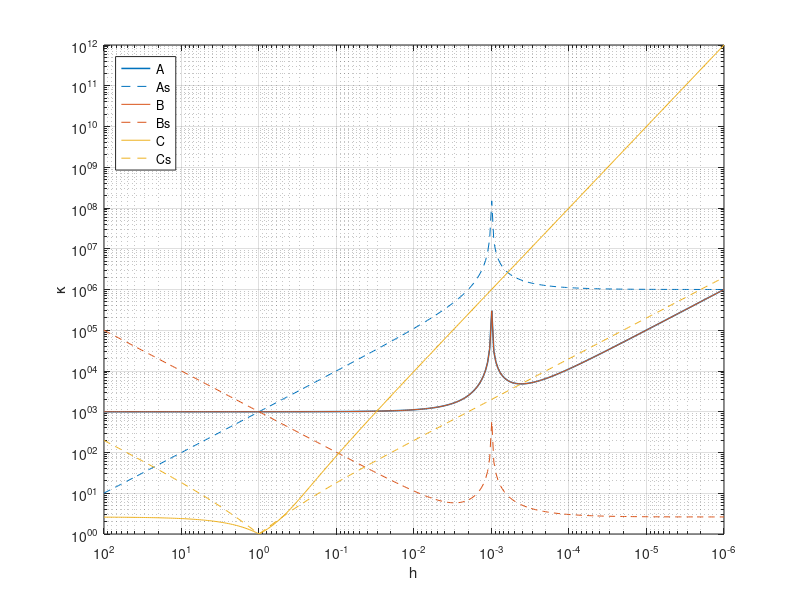

The MATLAB script that drew this image:
close all
clear variables
clc
a = 1000;
n = 300;
Aconds1 = nan(n, 1);
Aconds2 = nan(n, 1);
Aconds3 = nan(n, 1);
Aconds4 = nan(n, 1);
Bconds1 = nan(n, 1);
Bconds2 = nan(n, 1);
hs = logspace(2, -6, n);
for i = 1 : n
    h = hs(i);
    A1 = [1/h-1, -1; -a, 1];
    Aconds1(i) = cond(A1);
    A2 = [1-h, -h; -a, 1];
    Aconds2(i) = cond(A2);
    A3 = [1/h-1, -a; -1, 1];
    Aconds3(i) = cond(A3);
    A4 = [1-h, -h*a; -1, 1];
    Aconds4(i) = cond(A4);
    B1 = [1/h-1, -1; 1, 0];
    Bconds1(i) = cond(B1);
    B2 = [1-h, -h; 1, 0];
    Bconds2(i) = cond(B2);
end
col=lines(3);
loglog(hs, Aconds1, '-', 'color', col(1, :), 'LineWidth', 1.1)
hold on
loglog(hs, Aconds2, '--', 'color', col(1, :))
loglog(hs, Aconds3, '-', 'color', col(2, :))
loglog(hs, Aconds4, '--', 'color', col(2, :))
loglog(hs, Bconds1, '-', 'color', col(3, :))
loglog(hs, Bconds2, '--', 'color', col(3, :))
xlabel('h')
ylabel('\kappa')
set(gca, 'Xdir', 'reverse')
grid on
legend('A', 'As', 'B', 'Bs', 'C', 'Cs', 'Location', 'NorthWest')
